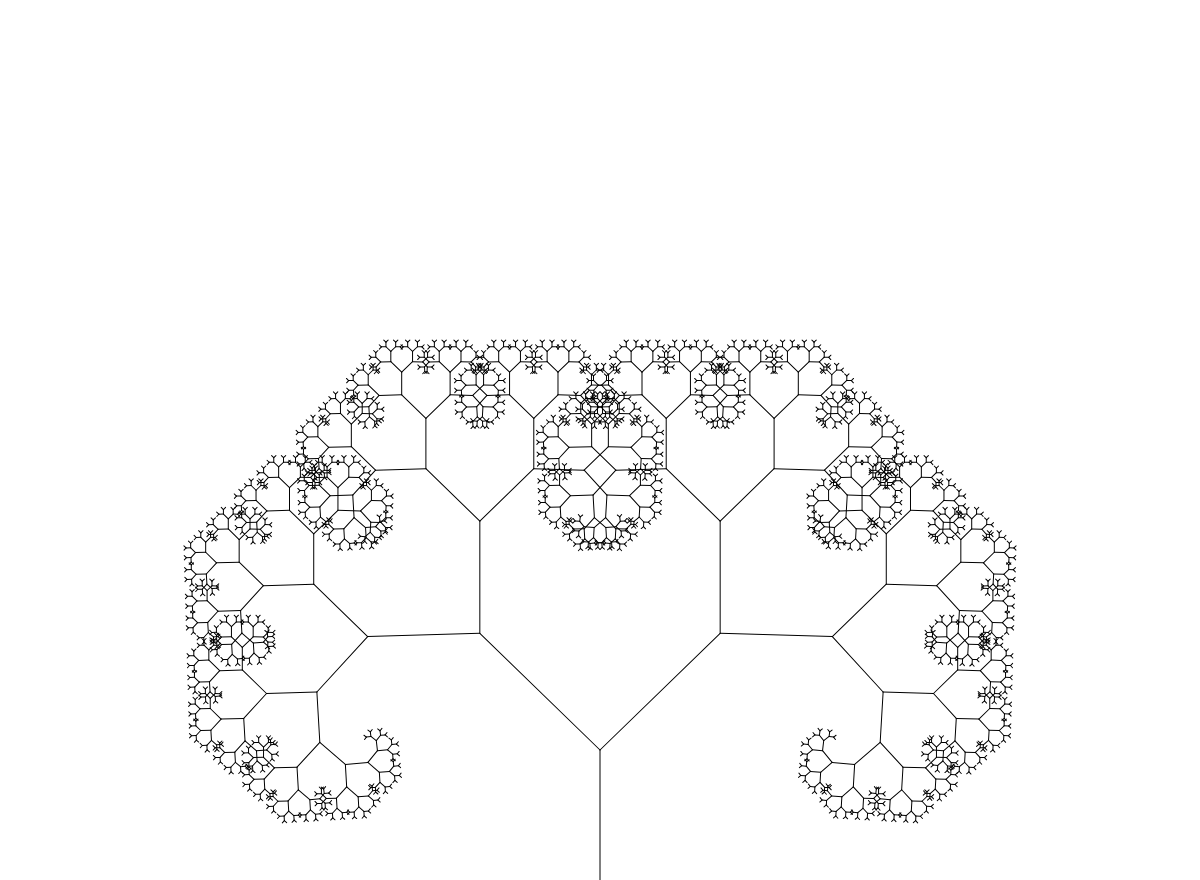
Frame 1 (no input)
Frame 60 (no input): identical to frame 1, image omitted
Frame 120 (the mouse pressed at the canvas centre since frame 60): identical to frame 1, image omitted

The p5.js sketch that drew this single still picture (run headless with seeded random() and noise() and a simulated clock; from frame 60 on, the mouse is pressed at the canvas centre):

// p5.js sketch
// ── sketch.js
var angle = 0;
var slider;

function setup() {
    createCanvas(windowWidth, windowHeight - 120);
    slider = createSlider(0, TWO_PI, PI / 4, 0.1);
    slider.position(windowHeight / 1.2, windowHeight - 30);
}

function draw() {
    background(255);
    angle = slider.value();
    translate(windowWidth / 2, windowHeight);
    branch(250);
}

function branch(len) {
    line(0, 0, 0, -len);
    translate(0, -len);
    if (len > 4) {
        push();
        rotate(angle);
        branch(len * 0.67);
        pop();
        push();
        rotate(-angle);
        branch(len * 0.67);
        pop();
    }
}
